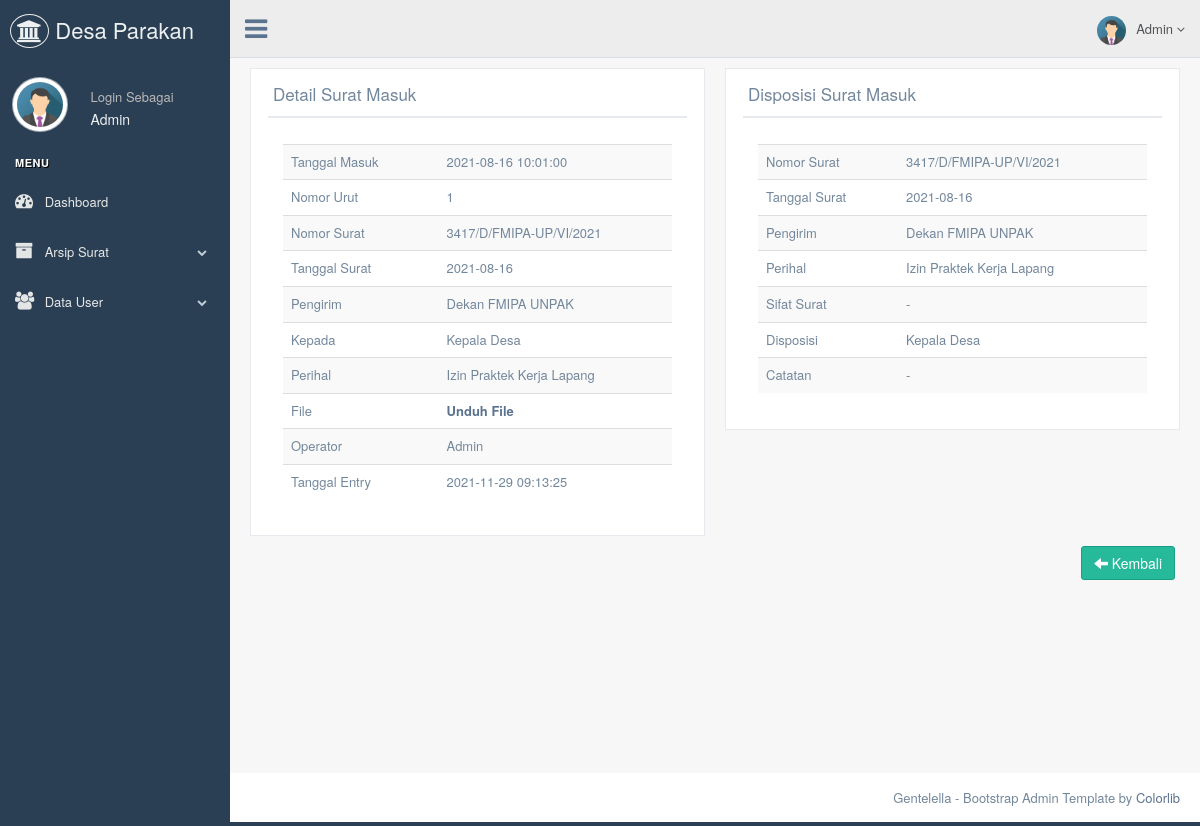
The page /admin/detail-suratmasuk.php?id_suratmasuk=1 (signed in) on the database its author committed.
### tables this page shows
CREATE TABLE `tb_suratmasuk` (
  `id_suratmasuk` int(11) NOT NULL,
  `tanggalmasuk_suratmasuk` datetime NOT NULL DEFAULT current_timestamp(),
  `nomorurut_suratmasuk` varchar(7) NOT NULL,
  `nomor_suratmasuk` varchar(25) NOT NULL,
  `tanggalsurat_suratmasuk` date NOT NULL,
  `pengirim` varchar(255) NOT NULL,
  `kepada_suratmasuk` varchar(255) NOT NULL,
  `perihal_suratmasuk` text NOT NULL,
  `file_suratmasuk` varchar(255) NOT NULL,
  `operator` varchar(50) NOT NULL,
  `tanggal_entry` datetime NOT NULL DEFAULT current_timestamp(),
  `sifat_surat` varchar(50) NOT NULL,
  `diteruskan_kepada` varchar(50) NOT NULL,
  `catatan` text NOT NULL
);

### admin/detail-suratmasuk.php (the view, shortened to what this page needs)
<!DOCTYPE html>
<html lang="en">
<head>
  <link href="../assets/vendors/bootstrap/dist/css/bootstrap.min.css" rel="stylesheet">
  <link href="../assets/vendors/font-awesome/css/font-awesome.min.css" rel="stylesheet">
  <link href="../assets/vendors/nprogress/nprogress.css" rel="stylesheet">
  <link href="../assets/vendors/iCheck/skins/flat/green.css" rel="stylesheet">
  <link href="../assets/vendors/google-code-prettify/bin/prettify.min.css" rel="stylesheet">
  <link href="../assets/vendors/select2/dist/css/select2.min.css" rel="stylesheet">
  <link href="../assets/vendors/switchery/dist/switchery.min.css" rel="stylesheet">
  <link href="../assets/vendors/bootstrap-daterangepicker/daterangepicker.css" rel="stylesheet">
  <link href="../assets/vendors/bootstrap-datetimepicker/build/css/bootstrap-datetimepicker.css" rel="stylesheet">
  <link href="../assets/vendors/starrr/dist/starrr.css" rel="stylesheet">
  <link href="../assets/vendors/bootstrap-daterangepicker/daterangepicker.css" rel="stylesheet">
  <link href="../assets/build/css/custom.min.css" rel="stylesheet">
</head>
<body class="nav-md">
  <div class="container body">
    <div class="main_container">
      <?php
      include("sidebarmenu.php");
      ?>
      <?php
      include("header.php");
      ?>
      <div class="right_col" role="main">
        <div class="">
          <div class="row">
            <div class="col-md-6 col-sm-6 col-xs-6">
              <div class="x_panel">
                <div class="x_title">
                  <h2>
                    Detail Surat Masuk
                  </h2>
                  <div class="clearfix"></div>
                </div>
                <?php include '../koneksi/koneksi.php';
                $id      = mysqli_real_escape_string($db, $_GET['id_suratmasuk']);
                $sql      = "SELECT * FROM tb_suratmasuk where id_suratmasuk='" . $id . "'";
                $query    = mysqli_query($db, $sql);
                $data     = mysqli_fetch_array($query); ?>
                <div class="x_content">
                  <div class="col-md-12 col-sm-12 col-xs-12">
                    <div class="x_content">
                    </div>
                    <table class="table table-striped">
                      <tbody>
                        <tr>
                          <td width="40%">Tanggal Masuk</td>
                          <td><?php echo $data['tanggalmasuk_suratmasuk'] ?></td>
                        </tr>
                        <tr>
                          <td>Nomor Urut</td>
                          <td><?php echo $data['nomorurut_suratmasuk'] ?></td>
                        </tr>
                        <tr>
                          <td>Nomor Surat</td>
                          <td><?php echo $data['nomor_suratmasuk'] ?></td>
                        </tr>
                        <tr>
                          <td>Tanggal Surat</td>
                          <td><?php echo $data['tanggalsurat_suratmasuk'] ?></td>
                        </tr>
                        <tr>
                          <td>Pengirim</td>
                          <td><?php echo $data['pengirim'] ?></td>
                        </tr>
                        <tr>
                          <td>Kepada</td>
                          <td><?php echo $data['kepada_suratmasuk'] ?></td>
                        </tr>
                        <tr>
                          <td>Perihal</td>
                          <td><?php echo $data['perihal_suratmasuk'] ?></td>
                        </tr>
                        <tr>
                          <td>File</td>
                          <td><a href="<?php echo 'surat_masuk/' . $data['file_suratmasuk'] . '' ?>"><b>Unduh File</b></a></td>
                        </tr>
                        <tr>
                          <td> Operator </td>
                          <td><?php echo $data['operator'] ?></td>
                        </tr>
                        <tr>
                          <td>Tanggal Entry</td>
                          <td><?php echo $data['tanggal_entry'] ?></td>
                        </tr>
                      </tbody>
                    </table>
                  </div>
                </div>
              </div>
            </div>
            <div class="col-md-6 col-sm-6 col-xs-6">
              <div class="x_panel">
                <div class="x_title">
                  <h2>
                    Disposisi Surat Masuk
                  </h2>
                  <div class="clearfix"></div>
                </div>
                <?php include '../koneksi/koneksi.php';
                $id      = mysqli_real_escape_string($db, $_GET['id_suratmasuk']);
                $sql      = "SELECT * FROM tb_suratmasuk where id_suratmasuk='" . $id . "'";
                $query    = mysqli_query($db, $sql);
                $data     = mysqli_fetch_array($query); ?>
                <div class="x_content">
                  <div class="col-md-12 col-sm-12 col-xs-12">
                    <div class="x_content">
                    </div>
                    <table class="table table-striped">
                      <tbody>
                        <tr>
                          <td>Nomor Surat</td>
                          <td><?php echo $data['nomor_suratmasuk'] ?></td>
                        </tr>
                        <tr>
                          <td>Tanggal Surat</td>
                          <td><?php echo $data['tanggalsurat_suratmasuk'] ?></td>
                        </tr>
                        <tr>
                          <td>Pengirim</td>
                          <td><?php echo $data['pengirim'] ?></td>
                        </tr>
                        <tr>
                          <td>Perihal</td>
                          <td><?php echo $data['perihal_suratmasuk'] ?></td>
                        </tr>
                        <tr>
                          <td>Sifat Surat</td>
                          <td><?php echo $data['sifat_surat'] ?></td>
                        </tr>
                        <tr>
                          <td>Disposisi</td>
                          <td><?php echo $data['diteruskan_kepada'] ?></td>
                        </tr>
                        <tr>
                          <td> Catatan </td>
                          <td><?php echo $data['catatan'] ?></td>
                        </tr>
                      </tbody>
                    </table>
                  </div>
                </div>
              </div>
            </div>
          </div>
          <div class="text-right">
              <a href="datasuratmasuk.php" class="btn btn-success"><span class="glyphicon glyphicon-arrow-left"></span> Kembali</a>
            </div>
        </div>
      </div>
    </div>
    <footer>
      <div class="pull-right">
        Gentelella - Bootstrap Admin Template by <a href="https://colorlib.com">Colorlib</a>
      </div>
      <div class="clearfix"></div>
    </footer>
  </div>
</body>
</html>

### admin/sidebarmenu.php (shortened to what this page needs)
<?php
include '../koneksi/koneksi.php';
$sql      = "SELECT * FROM tb_admin where id_admin='" . $_SESSION['id'] . "'";
$query    = mysqli_query($db, $sql);
$data     = mysqli_fetch_array($query);
?>
<div class="col-md-3 left_col">
  <div class="left_col scroll-view">
    <div class="navbar nav_title" style="border: 0;">
      <a href="index.php" class="site_title"><i class="fa fa-institution"></i><span> Desa Parakan</span></a>
    </div>
    <div class="profile clearfix">
      <div class="profile_pic">
        <img src="images/<?php echo $data['gambar']; ?>" height="55" width="55" alt="" class="img-circle profile_img">
      </div>
      <div class="profile_info">
        <span> Login Sebagai </span> <br>
        <h2><?php echo $_SESSION['nama']; ?></h2>
      </div>
    </div>
    <br />
    <div id="sidebar-menu" class="main_menu_side hidden-print main_menu">
      <div class="menu_section">
        <h3> Menu </h3>
        <ul class="nav side-menu">
          <li><a href="index.php"><i class="fa fa-tachometer"></i> Dashboard <span></span></a>
          <li><a><i class="fa fa-archive"></i> Arsip Surat <span class="fa fa-chevron-down"></span></a>
          </li>
          <li><a><i class="fa fa-users"></i> Data User <span class="fa fa-chevron-down"></span></a>
          </li>
        </ul>
      </div>
    </div>
  </div>
</div>

### admin/header.php (shortened to what this page needs)
<?php
include '../koneksi/koneksi.php';
$sql  		= "SELECT * FROM tb_admin where id_admin='".$_SESSION['id']."'";
$query  	= mysqli_query($db, $sql);
$data 		= mysqli_fetch_array($query);
?>
        <div class="top_nav">
          <div class="nav_menu">
            <nav>
              <div class="nav toggle">
                <a id="menu_toggle"><i class="fa fa-bars"></i></a>
              </div>
              <ul class="nav navbar-nav navbar-right">
                <li class="">
                  <a href="javascript:;" class="user-profile dropdown-toggle" data-toggle="dropdown" aria-expanded="false">
                    <img src="images/<?php echo $data['gambar']; ?>" alt=""><?php echo $_SESSION['nama'];?>
                    <span class=" fa fa-angle-down"></span>
                  </a>
                </li>
              </ul>
            </nav>
          </div>
        </div>

### rows shown on the page
tb_suratmasuk: tanggalmasuk_suratmasuk "2021-08-16 10:01:00", nomorurut_suratmasuk "1", nomor_suratmasuk "3417/D/FMIPA-UP/VI/2021", tanggalsurat_suratmasuk "2021-08-16", pengirim "Dekan FMIPA UNPAK", kepada_suratmasuk "Kepala Desa", perihal_suratmasuk "Izin Praktek Kerja Lapang", operator "Admin", tanggal_entry "2021-11-29 09:13:25", sifat_surat "-", diteruskan_kepada "Kepala Desa", catatan "-"

### other values the page prints
$_SESSION['nama'] "Admin"
